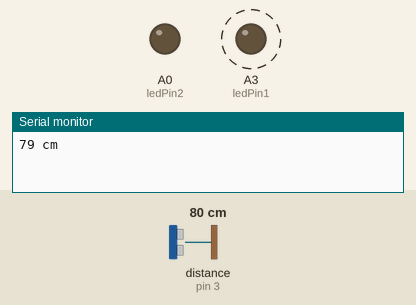
A sketch run on a simulated Arduino Nano, built with avr-gcc and run on an emulated ATmega328P. Parts: output pins drawn as LEDs (lit = HIGH), the last lines printed to the serial monitor. Wiring (inferred from the names in the program): ultrasonic range finder: trigger pin 2; echo pin 3. Dashed ring = blinking. The inputs (shaded band) are chosen by the test bench; at power-on: distance to the obstacle (sensor on pin 3) 80 cm. The echo pulse lasts 58.3 µs per cm; pins used as bus, display or sensor lines are not drawn.

Above: at 0.8 s.
2.4 s: distance to the obstacle (sensor on pin 3) set to 149 cm
At 4.3 s:
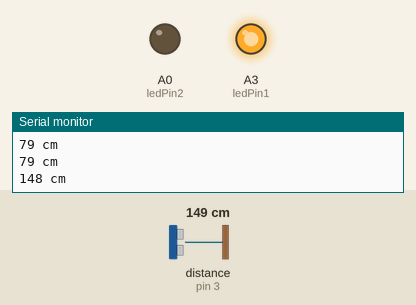
4.6 s: distance to the obstacle (sensor on pin 3) set to 156 cm
At 6.7 s:
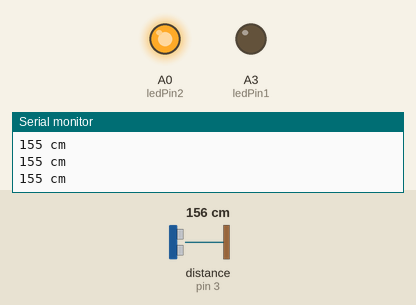
7.6 s: distance to the obstacle (sensor on pin 3) set to 2 cm
At 8.0 s:
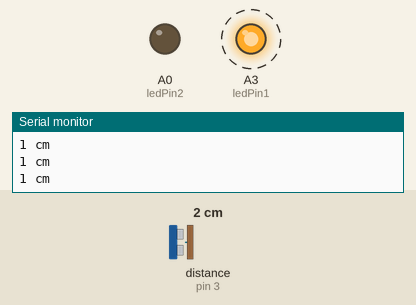
9.8 s: distance to the obstacle (sensor on pin 3) set to 250 cm
At 10.9 s:
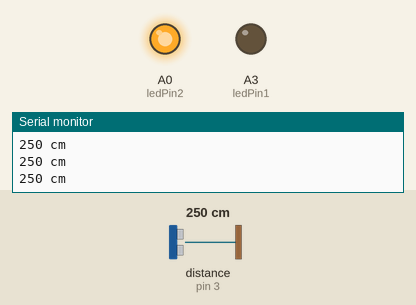
Timing chart, 0 to 12.8 s (numbered marks = the images above; inputs shaded):
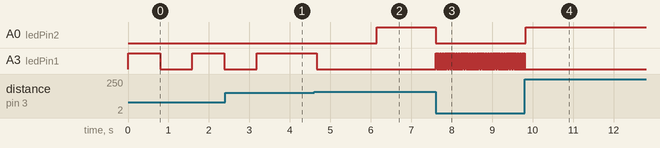

The sketch:

obstacle-sensor.ino
```cpp
//Sensore ad ultrasuoni utilizzato con arduino nano per rilevare la presenza di ostacoli

int ledPin1 = A3;      // Pin per il led rosso
int ledPin2 = A0;      // Pin per il led verde
int val = 0;  // variabile per conservare il valore letto
int trigPin = 2; //Trig
int echoPin = 3; //Echo
long duration, cm, inches;

void setup() {
  Serial.begin(9600);           //  setup serial
    pinMode(ledPin1, OUTPUT);   // dichiarazione di ledPin1 come OUTPUT
    pinMode(ledPin2, OUTPUT);   // dichiarazione di ledPin2 come OUTPUT
    pinMode(trigPin, OUTPUT);
    pinMode(echoPin, INPUT);
}

void loop() {
 digitalWrite(trigPin, LOW);
 delayMicroseconds(5);
 digitalWrite(trigPin, HIGH);
 delayMicroseconds(10);
 digitalWrite(trigPin, LOW);
 pinMode(echoPin, INPUT);
 duration = pulseIn(echoPin, HIGH);
 cm = (duration/2) / 29.1;

 val = cm * 10;
 Serial.print(cm);
  Serial.println(" cm ");          // debug value


  if (cm > 150) { // ad una distanza maggiore di 150 cm non viene rilevato alcun ostacolo
  digitalWrite(ledPin2, HIGH);
}
else { // ad una distanza minore di 150 cm vengono rilevati gli ostacoli
    digitalWrite(ledPin2, LOW);
        // turn the ledPin on
  digitalWrite(ledPin1, HIGH);
  // stop the program for <sensorValue> milliseconds:
  delay(val);
  // turn the ledPin off:
  digitalWrite(ledPin1, LOW);
    // stop the program for for <sensorValue> milliseconds:
  delay(val);
  }
}
```

Measured:
- the behaviour switches between 151 and 152 cm on distance to the obstacle (sensor on pin 3) (found by bisection; images 1 and 2)
- after the input at 2.4 s, A3 (ledPin1): goes on until 3.2 s, then stays HIGH
- after the input at 4.6 s, A0 (ledPin2): LOW → HIGH after 1.6 s; A3 (ledPin1): goes on until 4.7 s, then stays LOW
- after the input at 7.6 s, A0 (ledPin2): HIGH → LOW at once; A3 (ledPin1): alternates HIGH for 0.01 s and LOW for 0.01 s, starting at once
- after the input at 9.8 s, A0 (ledPin2): LOW → HIGH at once; A3 (ledPin1): stops changing and stays LOW
- by itself, A3 (ledPin1): alternates HIGH for 0.79 s and LOW for 0.80 s
